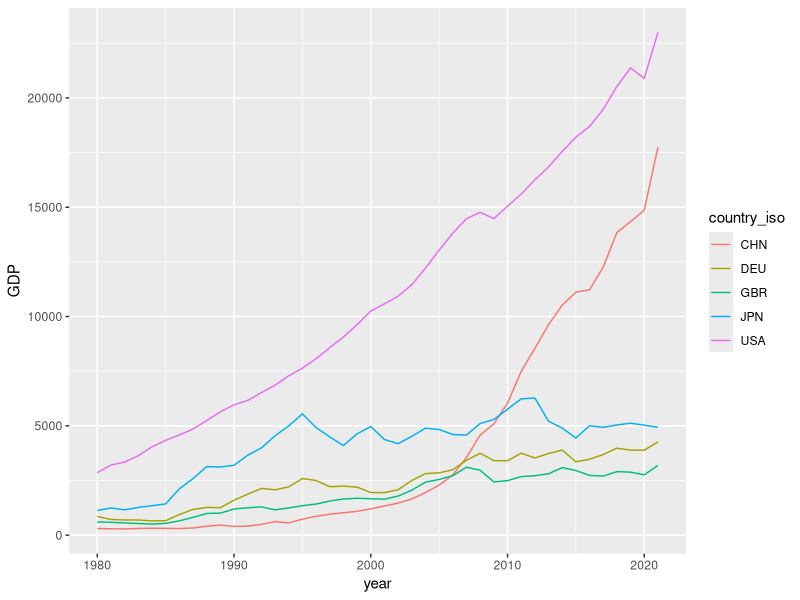
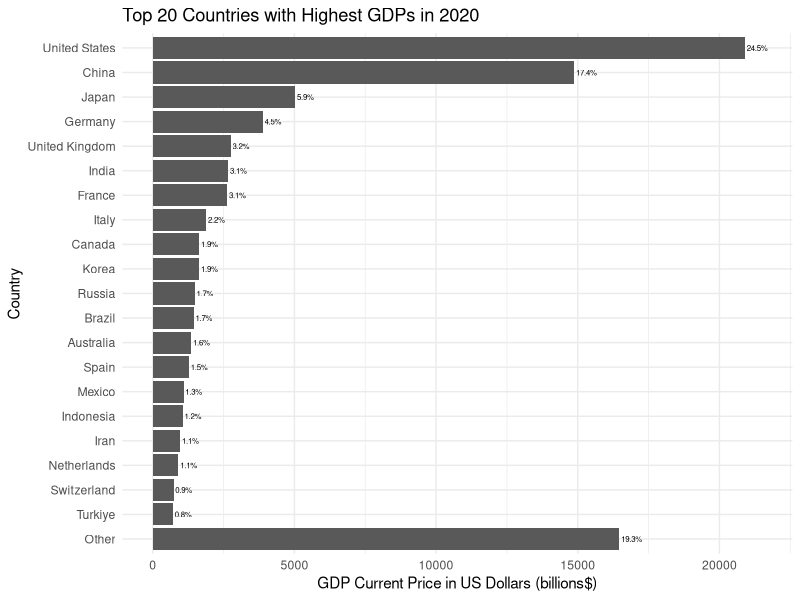

Generate these figures, in order, with R:
## ---- chunk 1
#| message: false
#| echo: false

#### Workspace set-up ####

library(tidyverse) # a collection of data-related packages
library(knitr) # for kable
library(kableExtra)
library(here)

#### Read in data ####

cleaned_world_economic_outlook_data = read_csv(
  file = here("inputs/data/cleaned_world_economic_outlook_data.csv"),
  show_col_types = FALSE
)
reference_country = read_csv(
  file = here("inputs/data/reference_country.csv"),
  show_col_types = FALSE
)

filtered_countries = c("USA", "CAN")
## ---- chunk 2
top_5_countries_2020 =
  cleaned_world_economic_outlook_data |>
    filter(year == 2020) |>
    arrange(desc(GDP)) |>
    slice(1:5) |>
    select(country_iso) |>
    distinct()

top_5_countries_2020 =
  top_5_countries_2020$country_iso

bottom_5_countries_2020 =
  cleaned_world_economic_outlook_data |>
    filter(year == 2020) |>
    arrange(GDP) |>
    slice(1:5) |>
    select(country_iso) |>
    distinct()

bottom_5_countries_2020 =
  bottom_5_countries_2020$country_iso
## ---- chunk 3
#| message: false
#| echo: false

cleaned_world_economic_outlook_data |>
  filter(country_iso %in% top_5_countries_2020) |>
  ggplot(aes(x = year, y = GDP, colour = country_iso)) +
  geom_line()

## ---- chunk 4
#| message: false
#| echo: false

## Create a visual for 2020 GDP to show size differences between countries

# Create a 2020 GDP table, showing the top 20 countries + other countries summed up
gdp_data_2020 = 
  cleaned_world_economic_outlook_data |> 
  filter(year == 2020) |>
  select(country_iso, year, GDP)

gdp_data_2020 =
  merge(gdp_data_2020, reference_country, by = "country_iso") |>
  select(-country_iso) |>
  mutate(
    country = 
      recode(
        country,
        "T¸rkiye" = "Turkiye",
        "Islamic Republic of Iran" = "Iran",
      )
  ) |>
  arrange(desc(GDP))

gdp_2020_other = sum(slice(gdp_data_2020, 21:n())$GDP, na.rm = TRUE)

gdp_data_2020 =
  gdp_data_2020 |>
  slice(1:20) |>
  arrange(GDP) |>
  add_row(country = "Other", year = 2020, GDP = gdp_2020_other)

# Add percentage and cumulative percentage
# Help from https://r-charts.com/part-whole/pie-chart-percentages-ggplot2/
gdp_data_2020 = 
  gdp_data_2020 |>
  group_by(year) |>
  mutate(gdp_perc = GDP / sum(GDP, na.rm = TRUE)) |>
  mutate(gdp_cumperc = (cumsum(GDP) / sum(GDP, na.rm = TRUE))) 

# Set order for graph
gdp_data_2020$country =
  factor(
    gdp_data_2020$country,
    levels = c("Other",gdp_data_2020$country[1:length(gdp_data_2020$country)-1])
  )


## ---- chunk 5
#| message: false
#| echo: false

# Create bar chart based on GDP size
gdp_data_2020 |>
  ggplot(aes(country, GDP)) +
  geom_bar(stat = "identity") +
  coord_flip() +
  scale_y_continuous(
    name = "GDP Current Price in US Dollars (billions$)",
    limits = c(0, 21500)
  ) + 
  theme_minimal() +
  geom_text(
    aes(label = scales::percent(gdp_perc, accuracy = 0.1)),
    hjust = -0.1,
    size = 2
  ) + 
  labs(
    x = "Country",
    title = "Top 20 Countries with Highest GDPs in 2020"
  )
